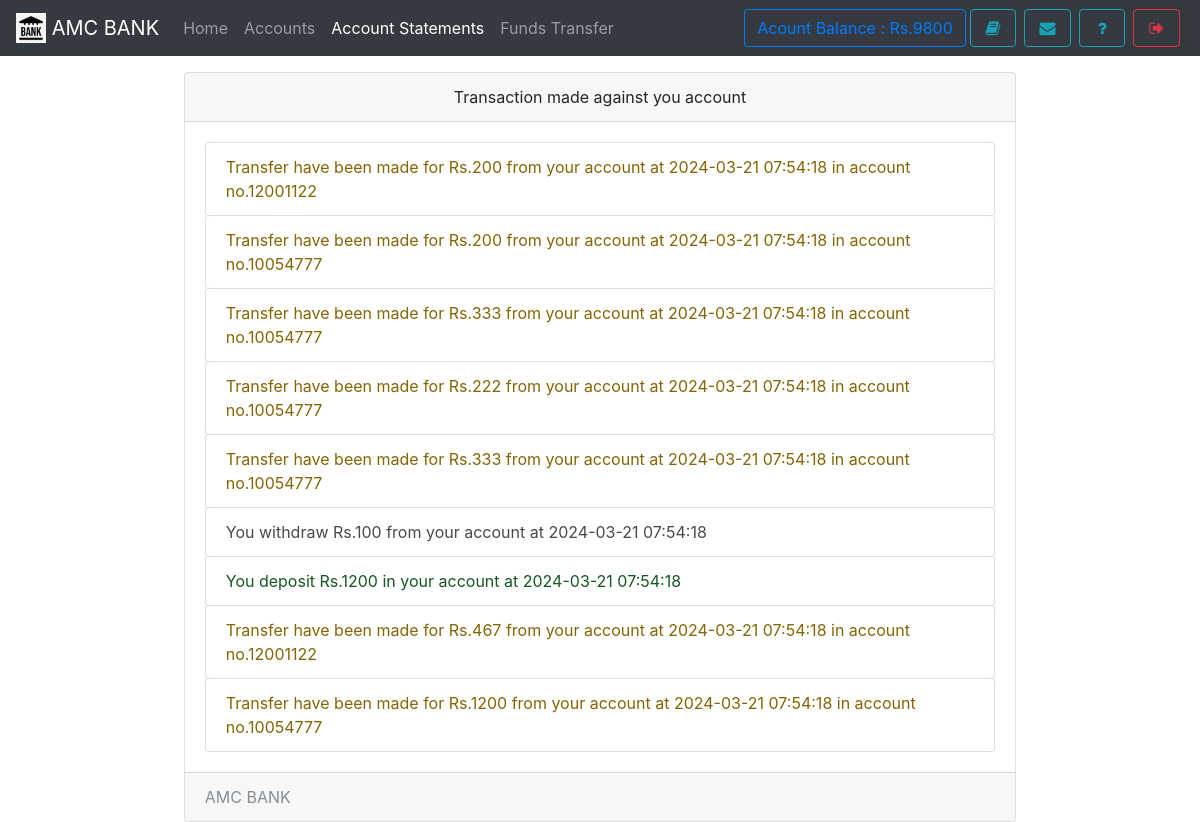
The page /statements.php (signed in) on the database its author committed.
### tables this page shows
CREATE TABLE useraccounts (
  id int(11) NOT NULL,
  email text NOT NULL,
  password text NOT NULL,
  name varchar(111) NOT NULL,
  balance varchar(111) NOT NULL,
  cnic varchar(111) NOT NULL,
  number varchar(111) NOT NULL,
  city varchar(111) NOT NULL,
  address varchar(111) NOT NULL,
  source varchar(111) NOT NULL,
  accountNo varchar(111) NOT NULL,
  branch varchar(111) NOT NULL,
  accountType varchar(111) NOT NULL,
  date timestamp NOT NULL DEFAULT CURRENT_TIMESTAMP
);

CREATE TABLE transaction (
  transactionId int(11) NOT NULL,
  action varchar(111) NOT NULL,
  credit varchar(111) NOT NULL,
  debit varchar(111) NOT NULL,
  balance varchar(111) NOT NULL,
  beneId varchar(111) NOT NULL,
  other varchar(111) NOT NULL,
  userId int(11) NOT NULL,
  date timestamp NOT NULL DEFAULT CURRENT_TIMESTAMP
);

### assets/db.php (called while the page is built, shortened)
<?php
    $con = new mysqli('localhost','root','','mybank');
    $uid = '';
    if(isset($_SESSION['userId']))
    $uid = $_SESSION['userId'];
    if(!empty($uid)){
      $ar = $con->query("select * from userAccounts,branch where id = '{$uid}' AND userAccounts.branch = branch.branchId");
      $userData = $ar->fetch_assoc();
    }
?>

### statements.php (the view, shortened to what this page needs)
<!DOCTYPE html>
<html>
<head>
  <?php require 'assets/autoloader.php'; ?>
  <?php require 'assets/db.php'; ?>
  <?php require 'assets/function.php'; ?>
</head>
<body style="background-size: 100%" class="bg-gradient-seconday">
<nav class="navbar navbar-expand-lg navbar-dark bg-dark fixed-top">
 <a class="navbar-brand" href="#">
    <img src="images/logo.png" style="object-fit:cover;object-position:center center" width="30" height="30" class="d-inline-block align-top" alt="">
   <?php echo bankname; ?>
  </a>
  <div class="collapse navbar-collapse" id="navbarSupportedContent">
    <ul class="navbar-nav mr-auto">
      <li class="nav-item ">
        <a class="nav-link " href="index.php">Home <span class="sr-only">(current)</span></a>
      </li>
      <li class="nav-item ">  <a class="nav-link" href="accounts.php">Accounts</a></li>
      <li class="nav-item active">  <a class="nav-link" href="statements.php">Account Statements</a></li>
      <li class="nav-item ">  <a class="nav-link" href="transfer.php">Funds Transfer</a></li>
    </ul>
    <?php include 'sideButton.php'; ?>
  </div>
</nav><br><br><br>
<div class="container">
  <div class="card  w-75 mx-auto">
  <div class="card-header text-center">
    Transaction made against you account
  </div>
  <div class="card-body">
    <div id="list-group rounded-0">
    <?php
      $array = $con->query("select * from transaction where userId = '$userData[id]' order by date desc");
      if ($array ->num_rows > 0)
      {
         while ($row = $array->fetch_assoc())
         {
            if ($row['action'] == 'withdraw')
            {
              echo "<div class='list-group-item alert alert-secondary'>You withdraw Rs.$row[debit] from your account at $row[date]</div>";
            }
            if ($row['action'] == 'deposit')
            {
              echo "<div class='list-group-item alert alert-success'>You deposit Rs.$row[credit] in your account at $row[date]</div>";
            }
            if ($row['action'] == 'transfer')
            {
              echo "<div class='list-group-item alert alert-warning'>Transfer have been made for  Rs.$row[debit] from your account at $row[date] in  account no.$row[other]</div>";
            }
         }
      } else{
        echo "<div class='text-center'><small class='text-muted'><i>No Transcaction has been made yet.</i></small></div>";
      }
    ?>
  </div>
  </div>
  <div class="card-footer text-muted">
   <?php echo bankname ?>
  </div>
</div>
</div>
</body>
</html>

### sideButton.php
<form class="form-inline my-2 my-lg-0">
        <a href="" class="btn btn-outline-primary" data-toggle="tooltip" title="Your current Account Balance">Acount Balance : Rs.<?php echo $userData['balance']; ?></a>
        <a href="accounts.php" data-toggle="tooltip" title="Account Summary" class="btn btn-outline-info mx-1" ><i class="fa fa-book fa-fw"></i></a>
        <a href="notice.php" data-toggle="tooltip" title="View Notice" class="btn btn-outline-info mx-1" ><i class="fa fa-envelope fa-fw"></i></a>
        <a href="feedback.php" data-toggle="tooltip" title="Help?" class="btn btn-outline-info mx-1" ><i class="fa fa-question fa-fw"></i></a>
        <a href="logout.php" data-toggle="tooltip" title="Logout" class="btn btn-outline-danger mx-1" ><i class="fa fa-sign-out fa-fw"></i></a>
</form>

### rows shown on the page
useraccounts: balance "9800"
transaction: debit "200", date "2024-03-21 07:54:18", other "12001122"
transaction: debit "200", date "2024-03-21 07:54:18", other "10054777"
transaction: debit "333", date "2024-03-21 07:54:18", other "10054777"
transaction: debit "222", date "2024-03-21 07:54:18", other "10054777"
transaction: debit "333", date "2024-03-21 07:54:18", other "10054777"
transaction: debit "100", date "2024-03-21 07:54:18"
transaction: credit "1200", date "2024-03-21 07:54:18"
transaction: debit "467", date "2024-03-21 07:54:18", other "12001122"
transaction: debit "1200", date "2024-03-21 07:54:18", other "10054777"

### other values the page prints
bankname "AMC BANK"
